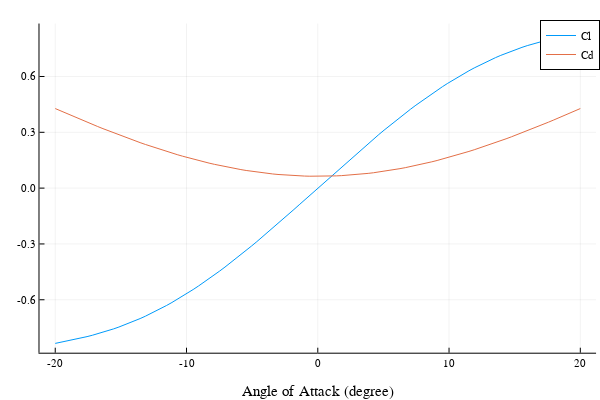

The notebook cell this image was saved under:
### Code cell
#Plot Cl and Cd for the main wing
α = LinRange(-20*(pi/180),20*(pi/180),100)
cls = zeros(length(α))
cds = zeros(length(α))
for k = 1:length(α)
    cls[k] = Cl_wing(α[k])
    cds[k] = Cd_wing(α[k])
end
plot((180/pi).*α,cls,label = "Cl")
plot!((180/pi).*α,cds, label = "Cd")
xlabel!("Angle of Attack (degree)")
